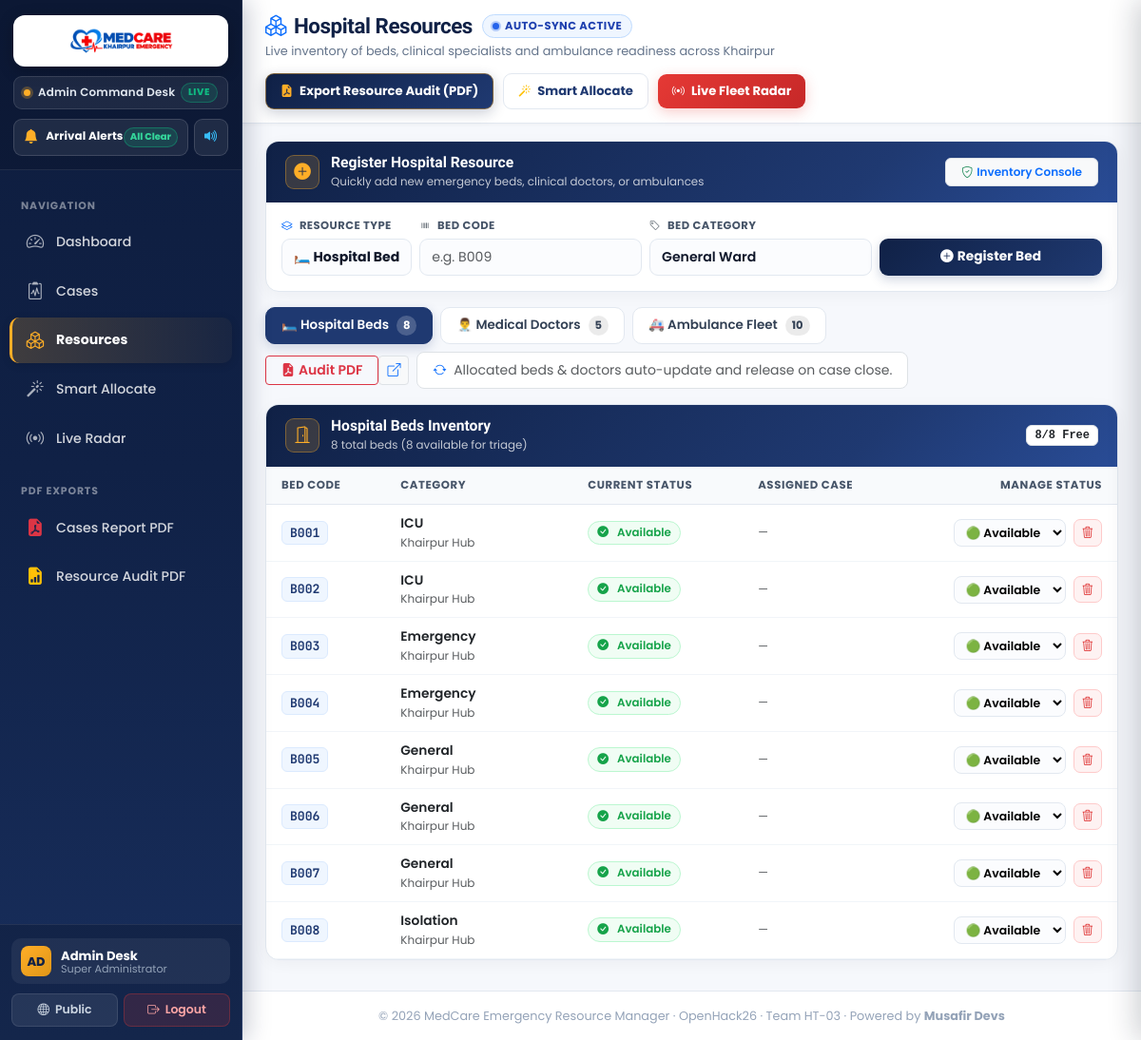
Screenshot of /admin/resources (signed in) with the database file from the repository.
### app.py (models this page shows)
class Bed(db.Model):
    id = db.Column(db.Integer, primary_key=True)
    bed_code = db.Column(db.String(20), unique=True, nullable=False)
    bed_type = db.Column(db.String(30), nullable=False)  # ICU, Emergency, General, Isolation
    status = db.Column(db.String(20), default='Available')
    assigned_case_id = db.Column(db.Integer, db.ForeignKey('case.id'), nullable=True)

### app.py (the view)
@app.route('/admin/resources')
@login_required(role='admin')
def admin_resources():
    return render_template('admin/resources.html', beds=Bed.query.all(),
        doctors=User.query.filter_by(role='doctor').all(),
        ambulances=User.query.filter_by(role='ambulance').all())

### app.py (called while the page is built, shortened)
def login_required(role=None):
    from functools import wraps
    def decorator(f):
        @wraps(f)
        def wrapped(*args, **kwargs):
            if 'user_id' not in session:
                flash('Please login first.', 'warning')
                return redirect(url_for('login'))
            return f(*args, **kwargs)
        return wrapped
    return decorator

### templates/admin/resources.html (shortened to what this page needs)
{% extends "base.html" %}
{% block body %}
{% include 'admin/_nav.html' %}
<header class="executive-topbar">
  <div class="topbar-left">
    <div class="topbar-title-row">
      <h1 class="topbar-title">
        <i class="bi bi-boxes text-primary"></i>
        <span>Hospital Resources</span>
      </h1>
      <span class="topbar-status-chip">
        <span class="live-dot-pulse"></span>
        <span>Auto-Sync Active</span>
      </span>
    </div>
    <p class="topbar-sub">
      Live inventory of beds, clinical specialists and ambulance readiness across Khairpur
    </p>
  </div>
  <div class="topbar-right">
    <a href="{{ url_for('export_resources_pdf') }}" class="btn-topbar-action btn-pdf" target="_blank" title="Export Resource Inventory & Readiness Audit PDF">
      <i class="bi bi-file-earmark-pdf-fill"></i>
      <span>Export Resource Audit (PDF)</span>
    </a>
    <a href="{{ url_for('admin_allocate') }}" class="btn-topbar-action btn-allocate">
      <i class="bi bi-magic text-warning"></i>
      <span>Smart Allocate</span>
    </a>
    <a href="{{ url_for('admin_track') }}" class="btn-topbar-action btn-radar">
      <i class="bi bi-broadcast"></i>
      <span>Live Fleet Radar</span>
    </a>
  </div>
</header>
<main class="dashboard-main-content">
  <div class="content-card mb-3">
    <div class="admin-card-header">
      <div class="admin-card-header-left">
        <div class="admin-card-icon"><i class="bi bi-plus-circle-fill"></i></div>
        <div>
          <h5>Register Hospital Resource</h5>
          <p>Quickly add new emergency beds, clinical doctors, or ambulances</p>
        </div>
      </div>
      <span class="badge bg-light text-primary border px-3 py-2 fw-semibold d-none d-sm-inline-flex align-items-center">
        <i class="bi bi-shield-check text-success me-1"></i> Inventory Console
      </span>
    </div>
    <div class="card-body p-3">
      <form method="POST" action="{{ url_for('add_resource') }}">
        <div class="row g-2 align-items-end">
          <div class="col-md-3 col-lg-2">
            <label class="form-label"><i class="bi bi-layers me-1 text-primary"></i> Resource Type</label>
            <select name="resource_type" id="resTypeSelect" class="form-select fw-bold" onchange="toggleResourceForm(this.value)">
              <option value="bed" selected>🛏️ Hospital Bed</option>
            </select>
          </div>
          <div id="bedFields" class="row g-2 col-md-9 col-lg-10 align-items-end m-0 p-0">
            <div class="col-md-4 col-lg-4">
              <label class="form-label"><i class="bi bi-upc me-1 text-secondary"></i> Bed Code</label>
              <input type="text" name="bed_code" id="bedCodeInput" class="form-control" placeholder="e.g. B009" required>
            </div>
            <div class="col-md-4 col-lg-4">
              <label class="form-label"><i class="bi bi-tag me-1 text-secondary"></i> Bed Category</label>
              <select name="bed_type" class="form-select fw-semibold">
                <option value="General" selected>General Ward</option>
              </select>
            </div>
            <div class="col-md-4 col-lg-4">
              <button type="submit" class="btn-admin-primary w-100">
                <i class="bi bi-plus-circle-fill me-1"></i> Register Bed
              </button>
            </div>
          </div>
        </div>
      </form>
    </div>
  </div>
  <div class="d-flex align-items-center justify-content-between flex-wrap gap-2 mb-3">
    <ul class="nav nav-pills res-pills m-0">
      <li class="nav-item">
        <a class="nav-link active" data-bs-toggle="pill" href="#beds">
          <span>🛏️ Hospital Beds</span>
          <span class="res-pill-badge">{{ beds|length }}</span>
        </a>
      </li>
      <li class="nav-item">
        <a class="nav-link" data-bs-toggle="pill" href="#doctors">
          <span>👨‍⚕️ Medical Doctors</span>
          <span class="res-pill-badge">{{ doctors|length }}</span>
        </a>
      </li>
      <li class="nav-item">
        <a class="nav-link" data-bs-toggle="pill" href="#ambulances">
          <span>🚑 Ambulance Fleet</span>
          <span class="res-pill-badge">{{ ambulances|length }}</span>
        </a>
      </li>
    </ul>
    <div class="d-none d-md-flex align-items-center gap-2">
      <div class="d-inline-flex align-items-center">
        <a href="{{ url_for('export_resources_pdf') }}" class="btn btn-outline-danger btn-sm py-1 px-3 fw-semibold d-inline-flex align-items-center gap-1" title="Download Resource Audit Report as PDF">
          <i class="bi bi-file-earmark-pdf-fill"></i> Audit PDF
        </a>
        <a href="{{ url_for('export_resources_pdf', view='1') }}" target="_blank" class="btn btn-light border btn-sm py-1 px-2" title="Preview PDF in New Tab">
          <i class="bi bi-box-arrow-up-right text-primary"></i>
        </a>
      </div>
      <div class="text-muted small bg-white border px-3 py-2 rounded-3">
        <i class="bi bi-arrow-repeat text-primary me-1"></i>
        <span>Allocated beds & doctors auto-update and release on case close.</span>
      </div>
    </div>
  </div>
  <div class="tab-content">
    <div class="tab-pane fade show active" id="beds">
      <div class="content-card">
        <div class="admin-card-header">
          <div class="admin-card-header-left">
            <div class="admin-card-icon"><i class="bi bi-door-open"></i></div>
            <div>
              <h5>Hospital Beds Inventory</h5>
              <p>{{ beds|length }} total beds ({{ beds|selectattr('status', 'equalto', 'Available')|list|length }} available for triage)</p>
            </div>
          </div>
          <span class="badge bg-white text-dark border px-2 py-1 font-monospace small">
            {{ beds|selectattr('status', 'equalto', 'Available')|list|length }}/{{ beds|length }} Free
          </span>
        </div>
        <div class="card-body p-0">
          <table class="table-modern align-middle">
            <thead>
              <tr>
                <th style="width: 14%;">Bed Code</th>
                <th style="width: 22%;">Category</th>
                <th style="width: 20%;">Current Status</th>
                <th style="width: 22%;">Assigned Case</th>
                <th style="width: 22%;" class="text-end">Manage Status</th>
              </tr>
            </thead>
            <tbody>
              {% for b in beds %}
              <tr>
                <td><span class="code-badge">{{ b.bed_code }}</span></td>
                <td>
                  <span class="fw-semibold text-dark">{{ b.bed_type }}</span>
                  <span class="text-muted small d-block">Khairpur Hub</span>
                </td>
                <td>
                  {% if b.status == 'Available' %}
                    <span class="status-pill status-pill-available"><i class="bi bi-check-circle-fill me-1"></i>Available</span>
                  {% else %}
                    <span class="status-pill status-pill-occupied"><i class="bi bi-x-circle-fill me-1"></i>Occupied</span>
                  {% endif %}
                </td>
                <td>
                  {% if b.assigned_case_id %}
                    <a href="{{ url_for('admin_cases') }}" class="badge bg-primary text-white text-decoration-none px-2 py-1">
                      Case #{{ b.assigned_case_id }}
                    </a>
                  {% else %}
                    <span class="text-muted small">—</span>
                  {% endif %}
                </td>
                <td class="text-end">
                  <div class="d-inline-flex align-items-center gap-1 justify-content-end">
                    <form method="POST" action="{{ url_for('update_resource') }}" class="d-inline m-0">
                      <select name="status" class="update-select-sm" onchange="this.form.submit()">
                        <option value="Available" {% if b.status=='Available' %}selected{% endif %}>🟢 Available</option>
                      </select>
                    </form>
                    <form method="POST" action="{{ url_for('delete_resource') }}" class="d-inline m-0 ms-1"
                          data-confirm="Are you sure you want to permanently remove bed <strong>{{ b.bed_code }}</strong> ({{ b.bed_type }})?"
                          data-confirm-title="Remove Bed"
                          data-confirm-badge="BED: {{ b.bed_code }}"
                          data-confirm-btn="Yes, Remove"
                          data-confirm-type="danger">
                      <button type="submit" class="btn-action-delete" title="Delete Bed">
                        <i class="bi bi-trash3"></i>
                      </button>
                    </form>
                  </div>
                </td>
              </tr>
              {% else %}
              <tr>
                <td colspan="5" class="text-center text-muted py-4">No beds recorded.</td>
              </tr>
              {% endfor %}
            </tbody>
          </table>
        </div>
      </div>
    </div>
  </div>
</main>
<footer class="site-footer">
  <div class="container-fluid px-4 text-center">
    <p class="mb-0">&copy; 2026 MedCare Emergency Resource Manager · OpenHack26 · Team HT-03 · Powered by <strong>Musafir Devs</strong></p>
  </div>
</footer>
{% endblock %}

### static/css/style.css (style rules this page uses)
:root { --navy: #1F3971; --navy-light: #2a4a8a; --yellow: #FFAE27; --red: #e53935; --dark: #2d3e50; --muted: #78909c; --bg: #f5f7fa; --border: #e3e7ee; }
* { box-sizing: border-box; }
html { -webkit-text-size-adjust: 100%; scroll-behavior: smooth; }
body { font-family: 'Poppins', sans-serif; background: var(--bg); color: var(--dark); margin: 0; overflow-x: hidden; min-height: 100vh; display: flex; flex-direction: column; }
a { text-decoration: none; }
.site-footer { background: var(--navy); color: rgba(255,255,255,0.9); padding: 22px 0; font-size: 0.88rem; margin-top: auto; margin-bottom: 0 !important; }
.content-card { background: #fff; border: 1px solid var(--border); border-radius: 12px; box-shadow: 0 4px 16px rgba(15,30,50,0.06); }
.form-label { font-size: 0.83rem; font-weight: 600; color: var(--navy); margin-bottom: 6px; display: block; }
.btn-radar { background: #1F3971; color: #ffffff; border: none; }
.site-footer { background: #0b1528; color: #94a3b8; padding: 55px 0 45px; border-top: 1px solid rgba(255, 255, 255, 0.08); }

### templates/admin/_nav.html (style rules this page uses)
:root { --sb-width: 255px; --sb-bg: #102146; --sb-navy-accent: #1F3971; --sb-yellow: #FFAE27; --sb-red: #e53935; --sb-green: #10b981; --sb-border: rgba(255, 255, 255, 0.08); }
@media (min-width: 992px) { body { padding-left: var(--sb-width) !important; min-height: 100vh; display: flex; flex-direction: column; } }

### rows the page displays
Bed: bed_code "B001", bed_type "ICU", shows "Available", status "🟢 Available"
Bed: bed_code "B002", bed_type "ICU", shows "Available", status "🟢 Available"
Bed: bed_code "B003", bed_type "Emergency", shows "Available", status "🟢 Available"
Bed: bed_code "B004", bed_type "Emergency", shows "Available", status "🟢 Available"
Bed: bed_code "B005", bed_type "General", shows "Available", status "🟢 Available"
Bed: bed_code "B006", bed_type "General", shows "Available", status "🟢 Available"
Bed: bed_code "B007", bed_type "General", shows "Available", status "🟢 Available"
Bed: bed_code "B008", bed_type "Isolation", shows "Available", status "🟢 Available"

### other values shown
{{ (session.name or 'A')[:2].upper() }} "AD"
{{ session.name or 'Admin' }} "Admin Desk"
{{ beds|length }} "8"
{{ doctors|length }} "5"
{{ ambulances|length }} "10"
{{ beds|selectattr('status', 'equalto', 'Available')|list|length }} "8"
